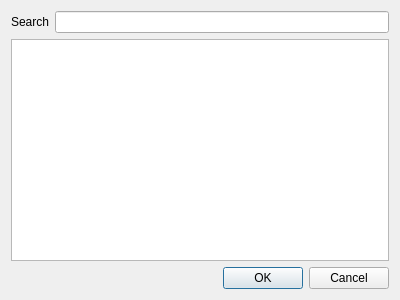
<?xml version="1.0" encoding="UTF-8"?>
<ui version="4.0">
 <class>AppChooserDialog</class>
 <widget class="QDialog" name="AppChooserDialog">
  <property name="geometry">
   <rect>
    <x>0</x>
    <y>0</y>
    <width>400</width>
    <height>300</height>
   </rect>
  </property>
  <property name="windowTitle">
   <string>Dialog</string>
  </property>
  <layout class="QGridLayout" name="gridLayout">
   <item row="0" column="0">
    <layout class="QHBoxLayout" name="horizontalLayout">
     <item>
      <widget class="QLabel" name="searchLabel">
       <property name="text">
        <string>Search</string>
       </property>
      </widget>
     </item>
     <item>
      <widget class="QLineEdit" name="searchEdit"/>
     </item>
    </layout>
   </item>
   <item row="1" column="0">
    <widget class="QListWidget" name="appView">
     <property name="iconSize">
      <size>
       <width>48</width>
       <height>48</height>
      </size>
     </property>
     <property name="uniformItemSizes">
      <bool>true</bool>
     </property>
    </widget>
   </item>
   <item row="2" column="0">
    <widget class="QDialogButtonBox" name="buttonBox">
     <property name="standardButtons">
      <set>QDialogButtonBox::Cancel|QDialogButtonBox::Ok</set>
     </property>
    </widget>
   </item>
  </layout>
 </widget>
 <resources/>
 <connections/>
</ui>
